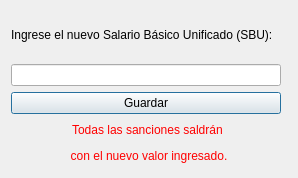
<?xml version="1.0" encoding="UTF-8"?>
<ui version="4.0">
 <class>Dialog</class>
 <widget class="QDialog" name="Dialog">
  <property name="geometry">
   <rect>
    <x>0</x>
    <y>0</y>
    <width>298</width>
    <height>178</height>
   </rect>
  </property>
  <property name="windowTitle">
   <string>Configurar SBU</string>
  </property>
  <layout class="QGridLayout" name="gridLayout">
   <item row="0" column="0">
    <widget class="QLabel" name="label">
     <property name="styleSheet">
      <string notr="true">font: 10pt &quot;MS Shell Dlg 2&quot;;</string>
     </property>
     <property name="text">
      <string>Ingrese el nuevo Salario Básico Unificado (SBU):</string>
     </property>
    </widget>
   </item>
   <item row="4" column="0" colspan="2">
    <widget class="QLabel" name="label_2">
     <property name="styleSheet">
      <string notr="true">color: rgb(255, 0, 0);
font: 14pt &quot;MS Shell Dlg 2&quot;;</string>
     </property>
     <property name="text">
      <string>&lt;html&gt;&lt;head/&gt;&lt;body&gt;&lt;p align=&quot;center&quot;&gt;Todas las sanciones saldrán &lt;/p&gt;&lt;p align=&quot;center&quot;&gt;con el nuevo valor ingresado.&lt;/p&gt;&lt;/body&gt;&lt;/html&gt;</string>
     </property>
    </widget>
   </item>
   <item row="3" column="0">
    <widget class="QPushButton" name="pushButton">
     <property name="styleSheet">
      <string notr="true">font: 10pt &quot;MS Shell Dlg 2&quot;;</string>
     </property>
     <property name="text">
      <string>Guardar</string>
     </property>
    </widget>
   </item>
   <item row="1" column="0">
    <widget class="QLineEdit" name="lineEdit"/>
   </item>
  </layout>
 </widget>
 <resources/>
 <connections/>
</ui>
